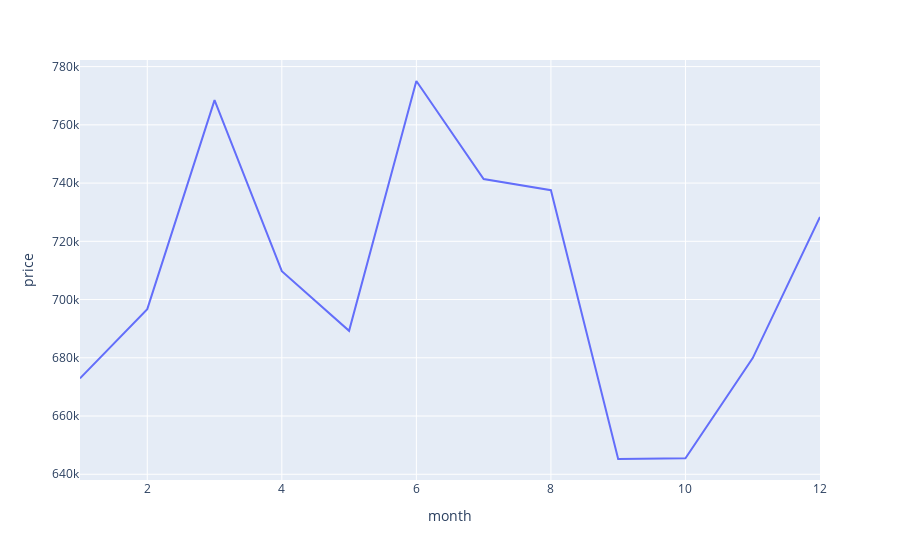

The notebook cell this image was saved under:
### Code cell
import plotly.express as px
fig = px.line(three_bathrooms_df, x='month', y='price')
fig.show()

### Figure 1 — Plotly figure (JSON) as saved in the notebook; plotly's stock layout.template omitted (floating-point values rounded to 4 significant figures)
{"data": [{"hovertemplate": "month=%{x}<br>price=%{y}<extra></extra>", "legendgroup": "", "line": {"color": "#636efa", "dash": "solid"}, "mode": "lines", "name": "", "orientation": "v", "showlegend": false, "type": "scatter", "x": [1, 2, 3, 4, 5, 6, 7, 8, 9, 10, 11, 12], "xaxis": "x", "y": [672900.0, 696700.0, 768500.0, 709800.0, 689300.0, 775100.0, 741400.0, 737600.0, 645200.0, 645500.0, 679900.0, 728300.0], "yaxis": "y"}], "layout": {"legend": {"tracegroupgap": 0}, "margin": {"t": 60}, "xaxis": {"anchor": "y", "domain": [0, 1], "title": {"text": "month"}}, "yaxis": {"anchor": "x", "domain": [0, 1], "title": {"text": "price"}}}}
